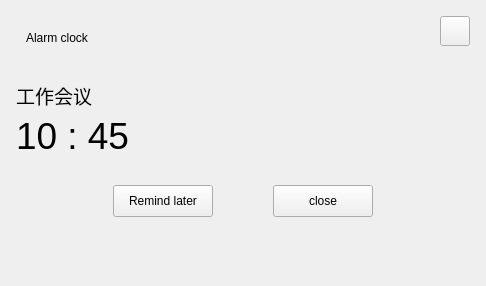
<?xml version="1.0" encoding="UTF-8"?>
<ui version="4.0">
 <class>Natice_alarm</class>
 <widget class="QWidget" name="Natice_alarm">
  <property name="geometry">
   <rect>
    <x>0</x>
    <y>0</y>
    <width>486</width>
    <height>286</height>
   </rect>
  </property>
  <property name="windowTitle">
   <string>Form</string>
  </property>
  <layout class="QVBoxLayout" name="verticalLayout">
   <item>
    <spacer name="verticalSpacer">
     <property name="orientation">
      <enum>Qt::Vertical</enum>
     </property>
     <property name="sizeHint" stdset="0">
      <size>
       <width>20</width>
       <height>40</height>
      </size>
     </property>
    </spacer>
   </item>
   <item>
    <layout class="QHBoxLayout" name="horizontalLayout">
     <item>
      <spacer name="horizontalSpacer">
       <property name="orientation">
        <enum>Qt::Horizontal</enum>
       </property>
       <property name="sizeHint" stdset="0">
        <size>
         <width>40</width>
         <height>20</height>
        </size>
       </property>
      </spacer>
     </item>
     <item>
      <widget class="QWidget" name="widget" native="true">
       <property name="minimumSize">
        <size>
         <width>454</width>
         <height>254</height>
        </size>
       </property>
       <property name="maximumSize">
        <size>
         <width>454</width>
         <height>254</height>
        </size>
       </property>
       <property name="styleSheet">
        <string notr="true"/>
       </property>
       <widget class="QPushButton" name="pushButton">
        <property name="geometry">
         <rect>
          <x>424</x>
          <y>0</y>
          <width>30</width>
          <height>30</height>
         </rect>
        </property>
        <property name="styleSheet">
         <string notr="true"/>
        </property>
        <property name="text">
         <string/>
        </property>
       </widget>
       <widget class="QLabel" name="label">
        <property name="geometry">
         <rect>
          <x>10</x>
          <y>10</y>
          <width>100</width>
          <height>23</height>
         </rect>
        </property>
        <property name="styleSheet">
         <string notr="true"/>
        </property>
        <property name="text">
         <string>Alarm clock</string>
        </property>
       </widget>
       <widget class="QLabel" name="label_2">
        <property name="geometry">
         <rect>
          <x>0</x>
          <y>64</y>
          <width>454</width>
          <height>31</height>
         </rect>
        </property>
        <property name="styleSheet">
         <string notr="true">font:  14pt ;</string>
        </property>
        <property name="text">
         <string>工作会议</string>
        </property>
       </widget>
       <widget class="QLabel" name="label_3">
        <property name="geometry">
         <rect>
          <x>0</x>
          <y>94</y>
          <width>454</width>
          <height>51</height>
         </rect>
        </property>
        <property name="styleSheet">
         <string notr="true">font: 28pt;</string>
        </property>
        <property name="text">
         <string>10 : 45</string>
        </property>
       </widget>
       <widget class="QPushButton" name="pushButton_2">
        <property name="geometry">
         <rect>
          <x>97</x>
          <y>169</y>
          <width>100</width>
          <height>32</height>
         </rect>
        </property>
        <property name="styleSheet">
         <string notr="true"/>
        </property>
        <property name="text">
         <string>Remind later</string>
        </property>
       </widget>
       <widget class="QPushButton" name="pushButton_3">
        <property name="geometry">
         <rect>
          <x>257</x>
          <y>169</y>
          <width>100</width>
          <height>32</height>
         </rect>
        </property>
        <property name="styleSheet">
         <string notr="true"/>
        </property>
        <property name="text">
         <string>close</string>
        </property>
       </widget>
       <widget class="QLabel" name="label_4">
        <property name="geometry">
         <rect>
          <x>0</x>
          <y>221</y>
          <width>454</width>
          <height>23</height>
         </rect>
        </property>
        <property name="minimumSize">
         <size>
          <width>454</width>
          <height>0</height>
         </size>
        </property>
        <property name="styleSheet">
         <string notr="true"/>
        </property>
        <property name="text">
         <string/>
        </property>
       </widget>
      </widget>
     </item>
     <item>
      <spacer name="horizontalSpacer_2">
       <property name="orientation">
        <enum>Qt::Horizontal</enum>
       </property>
       <property name="sizeHint" stdset="0">
        <size>
         <width>40</width>
         <height>20</height>
        </size>
       </property>
      </spacer>
     </item>
    </layout>
   </item>
   <item>
    <spacer name="verticalSpacer_2">
     <property name="orientation">
      <enum>Qt::Vertical</enum>
     </property>
     <property name="sizeHint" stdset="0">
      <size>
       <width>20</width>
       <height>40</height>
      </size>
     </property>
    </spacer>
   </item>
  </layout>
 </widget>
 <resources/>
 <connections/>
</ui>
